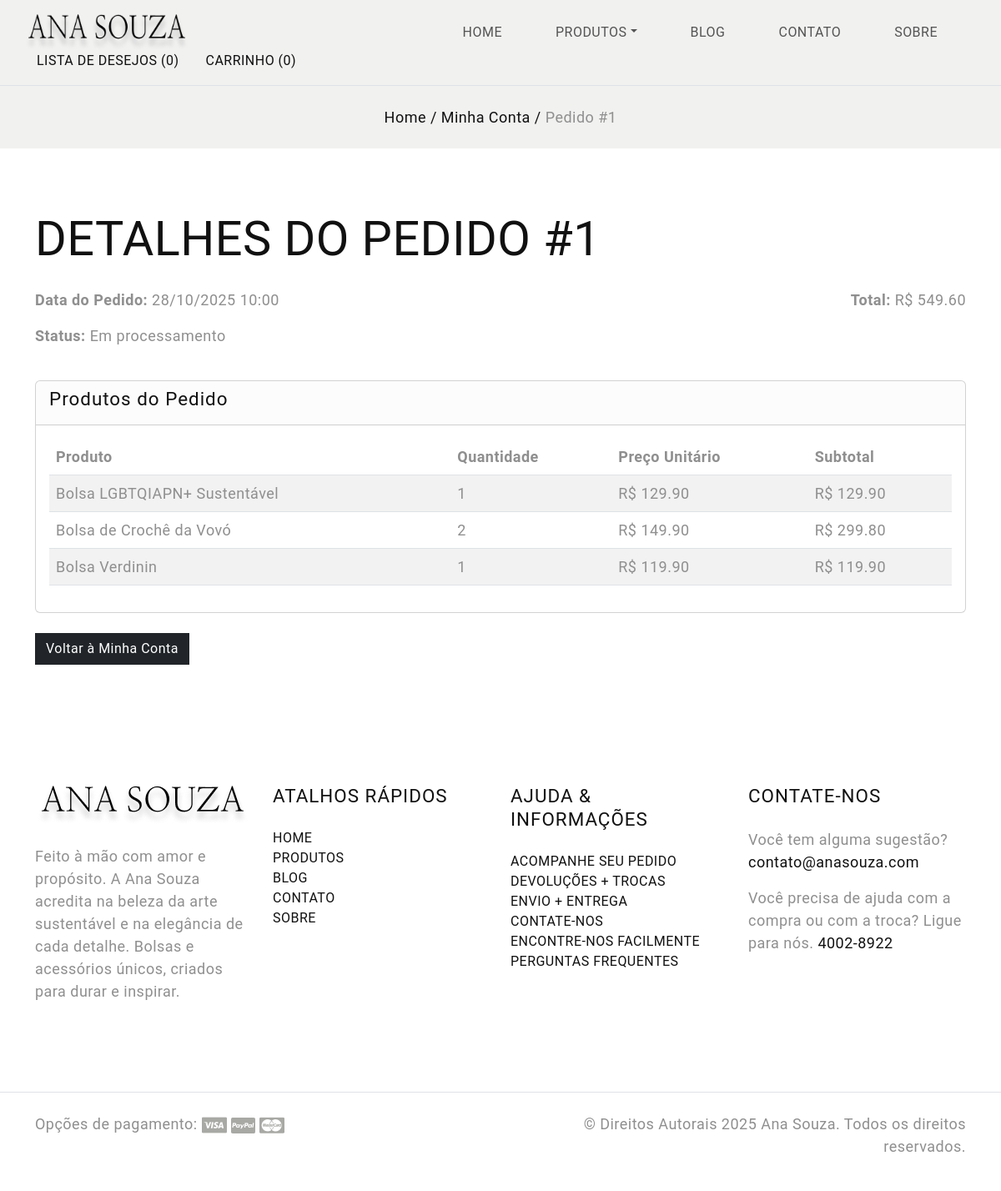
/order/1 (signed in), run on the app's committed database.
### app.py (models this page shows)
class Pedido(db.Model):
    id = db.Column(db.Integer, primary_key=True)
    data = db.Column(db.DateTime, default=datetime.utcnow)
    status = db.Column(db.String(50), default="Em processamento")
    usuario_id = db.Column(db.Integer, db.ForeignKey("usuario.id"), nullable=False)
    itens = db.relationship("PedidoProduto", backref="pedido", lazy=True)
    def total(self):
        return sum([item.preco_unitario * item.quantidade for item in self.itens])

class PedidoProduto(db.Model):
    id = db.Column(db.Integer, primary_key=True)
    pedido_id = db.Column(db.Integer, db.ForeignKey("pedido.id"), nullable=False)
    produto_id = db.Column(db.Integer, db.ForeignKey("produto.id"), nullable=False)
    quantidade = db.Column(db.Integer, nullable=False, default=1)
    preco_unitario = db.Column(db.Float, nullable=False)
    produto = db.relationship("Produto")

class Produto(db.Model):
    id = db.Column(db.Integer, primary_key=True)
    nome = db.Column(db.String(100), nullable=False)
    descricao = db.Column(db.Text, nullable=False)
    preco = db.Column(db.Float, nullable=False)
    quantidade_estoque = db.Column(db.Integer, nullable=False)
    cor = db.Column(db.String(50))
    imagem = db.Column(db.String(200))  # caminho da imagem na pasta static

### app.py (the view)
@app.route('/order/<int:id>')
def order_details(id):
    user_email = session.get('usuario')
    if not user_email:
        return redirect(url_for('login'))
    user = Usuario.query.filter_by(email=user_email).first()
    if not user:
        return redirect(url_for('login'))
    pedido = Pedido.query.filter_by(id=id, usuario_id=user.id).first()
    if not pedido:
        return "Pedido não encontrado ou você não tem permissão para ver este pedido.", 404
    produtos_pedido = PedidoProduto.query.filter_by(pedido_id=pedido.id).all()
    return render_template('order_details.html', pedido=pedido, produtos_pedido=produtos_pedido)

### templates/order_details.html (shortened to what this page needs)
<!DOCTYPE html>
<html lang="pt-BR">
<head>
  <link href="https://cdn.jsdelivr.net/npm/bootstrap@5.3.0-alpha3/dist/css/bootstrap.min.css" rel="stylesheet">
  <link rel="stylesheet" href="https://cdnjs.cloudflare.com/ajax/libs/font-awesome/6.4.2/css/all.min.css">
  <link rel="stylesheet" href="{{ url_for('static', filename='css/style.css') }}">
</head>
<body class="homepage">
  {% include 'navbar.html' %}
  <section class="hero-section bg-light py-4">
    <div class="container">
      <div class="row">
        <div class="text-center">
          <div class="breadcrumbs">
            <span class="item"><a href="{{ url_for('home') }}">Home /</a></span>
            <span class="item"><a href="{{ url_for('user_info') }}">Minha Conta /</a></span>
            <span class="item">Pedido #{{ pedido.id }}</span>
          </div>
        </div>
      </div>
    </div>
  </section>
  <section id="order-details" class="py-5">
    <div class="container">
      <h2 class="section-title text-uppercase mb-4">Detalhes do Pedido #{{ pedido.id }}</h2>
      <div class="row mb-4">
        <div class="col-md-6">
          <p><strong>Data do Pedido:</strong> {{ pedido.data.strftime('%d/%m/%Y %H:%M') }}</p>
          <p><strong>Status:</strong> {{ pedido.status }}</p>
        </div>
        <div class="col-md-6 text-end">
          <p><strong>Total:</strong>  R$ {{ "%.2f"|format(pedido.total()) }}</p>
        </div>
      </div>
      <div class="row">
        <div class="col-12">
          <div class="card">
            <div class="card-header">
              <h5>Produtos do Pedido</h5>
            </div>
            <div class="card-body table-responsive">
              <table class="table table-striped">
                <thead>
                  <tr>
                    <th>Produto</th>
                    <th>Quantidade</th>
                    <th>Preço Unitário</th>
                    <th>Subtotal</th>
                  </tr>
                </thead>
                <tbody>
                  {% for item in produtos_pedido %}
                  <tr>
                    <td>{{ item.produto.nome }}</td>
                    <td>{{ item.quantidade }}</td>
                    <td>R$ {{ "%.2f"|format(item.preco_unitario) }}</td>
                    <td>R$ {{ "%.2f"|format(item.preco_unitario * item.quantidade) }}</td>
                  </tr>
                  {% else %}
                  <tr>
                    <td colspan="4" class="text-center">Nenhum produto encontrado neste pedido</td>
                  </tr>
                  {% endfor %}
                </tbody>
              </table>
            </div>
          </div>
        </div>
      </div>
      <div class="mt-4">
        <a href="{{ url_for('user_info') }}" class="btn btn-dark">Voltar à Minha Conta</a>
      </div>
    </div>
  </section>
    <footer id="footer" class="mt-5">
    <div class="container">
      <div class="row d-flex flex-wrap justify-content-between py-5">
        <div class="col-md-3 col-sm-6">
          <div class="footer-menu footer-menu-001">
            <div class="footer-intro mb-4">
              <a href="{{ url_for('home') }}">
                <img src="static/resource/logo.png" alt="logo">
              </a>
            </div>
            <p>Feito à mão com amor e propósito. A Ana Souza acredita na beleza da arte sustentável e na elegância de cada detalhe.
              Bolsas e acessórios únicos, criados para durar e inspirar.</p>
            <div class="social-links">
              <ul class="list-unstyled d-flex flex-wrap gap-3">
                <li>
                  <a href="#" class="text-secondary">
                    <svg width="24" height="24" viewBox="0 0 24 24">
                      <use xlink:href="#facebook"></use>
                    </svg>
                  </a>
                </li>
                <li>
                  <a href="#" class="text-secondary">
                    <svg width="24" height="24" viewBox="0 0 24 24">
                      <use xlink:href="#twitter"></use>
                    </svg>
                  </a>
                </li>
                <li>
                  <a href="#" class="text-secondary">
                    <svg width="24" height="24" viewBox="0 0 24 24">
                      <use xlink:href="#youtube"></use>
                    </svg>
                  </a>
                </li>
                <li>
                  <a href="#" class="text-secondary">
                    <svg width="24" height="24" viewBox="0 0 24 24">
                      <use xlink:href="#pinterest"></use>
                    </svg>
                  </a>
                </li>
                <li>
                  <a href="#" class="text-secondary">
                    <svg width="24" height="24" viewBox="0 0 24 24">
                      <use xlink:href="#instagram"></use>
                    </svg>
                  </a>
                </li>
              </ul>
            </div>
          </div>
        </div>
        <div class="col-md-3 col-sm-6">
          <div class="footer-menu footer-menu-002">
            <h5 class="widget-title text-uppercase mb-4">Atalhos rápidos</h5>
            <ul class="menu-list list-unstyled text-uppercase border-animation-left fs-6">
              <li class="menu-item">
                <a href="{{ url_for('home') }}" class="item-anchor">Home</a>
              </li>
              <li class="menu-item">
                <a href="{{ url_for('all_products') }}" class="item-anchor">Produtos</a>
              </li>
              <li class="menu-item">
                <a href="{{ url_for('blog') }}" class="item-anchor">Blog</a>
              </li>
              <li class="menu-item">
                <a href="{{ url_for('contact') }}" class="item-anchor">Contato</a>
              </li>
              <li class="menu-item">
                <a href="{{ url_for('lading_page') }}" class="item-anchor">Sobre</a>
              </li>
            </ul>
          </div>
        </div>
        <div class="col-md-3 col-sm-6">
          <div class="footer-menu footer-menu-003">
            <h5 class="widget-title text-uppercase mb-4">Ajuda & Informações</h5>
            <ul class="menu-list list-unstyled text-uppercase border-animation-left fs-6">
              <li class="menu-item">
                <a href="#" class="item-anchor">Acompanhe seu pedido</a>
              </li>
              <li class="menu-item">
                <a href="#" class="item-anchor">Devoluções + Trocas</a>
              </li>
              <li class="menu-item">
                <a href="#" class="item-anchor">Envio + Entrega</a>
              </li>
              <li class="menu-item">
                <a href="{{ url_for('contact') }}" class="item-anchor">Contate-nos</a>
              </li>
              <li class="menu-item">
                <a href="{{ url_for('contact') }}" class="item-anchor">Encontre-nos facilmente</a>
              </li>
              <li class="menu-item">
                <a href="#" class="item-anchor">Perguntas Frequentes</a>
              </li>
            </ul>
          </div>
        </div>
        <div class="col-md-3 col-sm-6">
          <div class="footer-menu footer-menu-004 border-animation-left">
            <h5 class="widget-title text-uppercase mb-4">Contate-nos</h5>
            <p>Você tem alguma sugestão? <a href="mailto:contato@yourcompany.com"
                class="item-anchor">contato@anasouza.com</a></p>
            <p>Você precisa de ajuda com a compra ou com a troca? Ligue para nós. <a href="tel:40028922" class="item-anchor">4002-8922</a>
            </p>
          </div>
        </div>
      </div>
    </div>
    <div class="border-top py-4">
      <div class="container">
        <div class="row">
          <div class="col-md-6 d-flex flex-wrap">
            <div class="payment-option">
              <span>Opções de pagamento:</span>
              <img src="static/resource/visa-card.png" alt="card">
              <img src="static/resource/paypal-card.png" alt="card">
              <img src="static/resource/master-card.png" alt="card">
            </div>
          </div>
          <div class="col-md-6 text-end">
            <p>© Direitos Autorais 2025 Ana Souza. Todos os direitos reservados. </p>
          </div>
        </div>
      </div>
    </div>
  </footer>
</body>
</html>

### templates/navbar.html (shortened to what this page needs)
  <nav class="navbar navbar-expand-lg bg-light text-uppercase fs-6 p-3 border-bottom align-items-center">
    <div class="container-fluid">
      <div class="row justify-content-between align-items-center w-100">
        <div class="col-auto">
          <a class="navbar-brand text-white" href="{{ url_for('home') }}">
            <img src="{{ url_for('static', filename='resource/logo.png') }}" alt="Logo da empresa" width="200" height="45">
          </a>
        </div>
        <div class="col-auto">
          <div class="offcanvas offcanvas-end" tabindex="-1" id="offcanvasNavbar"
            aria-labelledby="offcanvasNavbarLabel">
            <div class="offcanvas-body">
              <ul class="navbar-nav justify-content-end flex-grow-1 gap-1 gap-md-5 pe-3">
                <li class="nav-item">
                  <a class="nav-link" href="{{ url_for('home') }}">Home</a>
                </li>
                <li class="nav-item dropdown">
                  <a class="nav-link dropdown-toggle" href="#" id="dropdownShop" data-bs-toggle="dropdown"
                    aria-haspopup="true" aria-expanded="false">Produtos</a>
                </li>
                <li class="nav-item">
                  <a class="nav-link" href="{{ url_for('blog') }}">Blog</a>
                </li>
                <li class="nav-item">
                  <a class="nav-link" href="{{ url_for('contact') }}">Contato</a>
                </li>
                <li class="nav-item">
                  <a class="nav-link" href="{{ url_for('lading_page') }}">Sobre</a>
                </li>
              </ul>
            </div>
          </div>
        </div>
        <div class="col-3 col-lg-auto">
          <ul class="list-unstyled d-flex m-0">
            <li class="d-none d-lg-block">
              <a href="wish_list.html" class="text-uppercase mx-3">Lista de desejos <span class="wishlist-count">(0)</span>
              </a>
            </li>
            <li class="d-none d-lg-block">
              <a href="{{ url_for('cart') }}" class="text-uppercase mx-3" data-bs-toggle="offcanvas" data-bs-target="#offcanvasCart"
                aria-controls="offcanvasCart">Carrinho <span class="cart-count">(0)</span>
              </a>
            </li>
            <li>
              <a href="{{ url_for('login') }}" class="mx-2">
                <svg width="24" height="24" viewBox="0 0 24 24">
                  <use xlink:href="#user"></use>
                </svg>
              </a>
            </li>
            <li class="search-box" class="mx-2">
              <a href="#search" class="search-button">
                <svg width="24" height="24" viewBox="0 0 24 24">
                  <use xlink:href="#search"></use>
                </svg>
              </a>
            </li>
          </ul>
        </div>
      </div>
    </div>
  </nav>

### static/css/style.css (style rules this page uses)
body { --heading-font: "Marcellus", Roboto, sans-serif; --heading-font-weight: 400; --heading-color: #111; --heading-line-height: 1.24; --swiper-theme-color: #8C907E; --bs-body-font-family: "Jost", Roboto, sans-serif; --bs-body-font-size: 18px; --bs-body-font-weight: 400; --bs-body-line-height: 1.5; --bs-body-color: #8f8f8f; --bs-body-color-rgb: 143, 143, 143; --bs-primary: #8C907E; --bs-secondary: #6c757d; --bs-black: #111; --bs-light: #F1F1F0; --bs-dark: #212529; --bs-gray: #9aa1a7; --bs-gray-dark: #51565b; --bs-primary-rgb: 140, 144, 126; --bs-secondary-rgb: 108, 117, 125; --bs-black-rgb: 17, 17, 17; --bs-light-rgb: 241, 241, 240; --bs-dark-rgb: 33, 37, 41; --bs-link-color: #111; --bs-link-color-rgb: 17, 17, 17; --bs-link-decoration: underline; --bs-link-hover-color: #111; --bs-link-hover-color-rgb: 17, 17, 17; }
body { letter-spacing: 0.03rem; }
h1, .h1, h2, .h2, h3, .h3, h4, .h4, h5, .h5, h6, .h6 { font-family: var(--heading-font); font-weight: var(--heading-font-weight); color: var(--heading-color); line-height: var(--heading-line-height); }
h1, h2, h3 { margin: 25px 0; }
h5, h6 { letter-spacing: 1px; }
h2, .h2 { font-size: 3.6rem; }
h5, .h5 { font-size: 1.4rem; }
a { text-decoration: none; }
.container-fluid { max-width: 1800px; }
.btn { --bs-btn-border-radius: 0; }
.text-white { --heading-color: var(--bs-light); --bs-breadcrumb-item-active-color: var(--bs-light); --bs-breadcrumb-divider-color: var(--bs-light); --bs-link-color-rgb: var(--bs-light-rgb); --bs-link-hover-color-rgb: var(--bs-light-rgb); }
.border-animation-left .item-anchor { position: relative; margin-bottom: 20px; }
.border-animation-left .item-anchor:after { content: ""; position: absolute; width: 0; height: 1px; left: 0; bottom: 0; z-index: 9; background: var(--bs-dark); transition: all 0.5s ease; }
.border-animation-left.light-border .item-anchor:after, .border-animation-left .item-anchor:after { background: var(--bs-dark); }

### data on the page
Pedido: id "1", data "28/10/2025 10:00", status "Em processamento"
PedidoProduto: total "549.60", produto.nome "Bolsa LGBTQIAPN+ Sustentável", quantidade "1", preco_unitario "129.90", item.preco_unitario*item.quantidade "129.90"
PedidoProduto: produto.nome "Bolsa de Crochê da Vovó", quantidade "2", preco_unitario "149.90", item.preco_unitario*item.quantidade "299.80"
PedidoProduto: produto.nome "Bolsa Verdinin", quantidade "1", preco_unitario "119.90", item.preco_unitario*item.quantidade "119.90"
